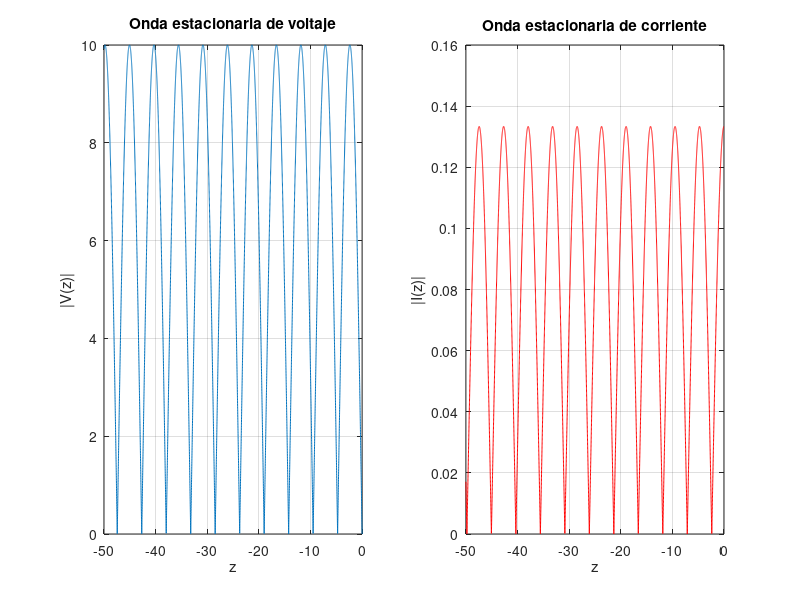

This chart was generated by the following MATLAB code:
clear;clc;clf

Zo=75;
L=50;
Zl=0;
E_r=2.5;
f=20e6;
A=5;
z=-L:L/10000:0;
Lambda=3e8/(sqrt(E_r)*f);
Ro_l=(Zl-Zo)/(Zl+Zo);
B=A*Ro_l;
Betta=(2*pi)/Lambda;
tetta=pi;

V_z=A.*sqrt(1+(2*abs(Ro_l)).*cos(2*Betta.*z+tetta)+abs(Ro_l)^2);
I_z=(A/Zo).*sqrt(1-(2*abs(Ro_l)).*cos(2*Betta.*z+tetta)+abs(Ro_l)^2);


subplot(1,2,1)
plot(z,V_z)
grid on
xlabel('z')
ylabel('|V(z)|')
title('Onda estacionaria de voltaje')
subplot(1,2,2)
plot(z,I_z,'r')
grid on
xlabel('z')
ylabel('|I(z)|')
title('Onda estacionaria de corriente')

VoltajeEnLaCarga=V_z(length(V_z))
CorrienteEnLaCarga=I_z(length(I_z))
VSWR=(1+abs(Ro_l))/(1-abs(Ro_l))

%Cuando se grafica la magnitud de la onda estacionaria cuando la línea
%termina en corto podemos apreciar ciertas diferencias. La primera diferencia, y
%la más evidente, es que la forma de la onda estacionaria es diferente respecto a la 
%gráfica de magnitud de voltaje cuando la carga era resistiva o compleja (esto tiene sentido ya que
%en estos dos primeros casos, a lo largo de la línea se tienen impedancias complejas, pero con Zl sólo se tiene 
%impedancias reactivas).
%En los casos donde Zl era puramente reactiva, vemos que las gráficas se
%parecen bastante, ya que en ambos casos a lo largo de la línea se manejan
%impedancias reactivas. 
%Otra diferencia que podemos encontrar respecto a las otras gráficas es que
%el voltaje en la carga es de 0. Esto es lógico debido a que no hay una
%diferencia de potencial. Al tener un voltaje mínimo en la carga, se tendrá
%una corriente máxima en este punto, esto debido a que cuando se tiene un
%mínimo de voltaje se tiene un máximo de corriente.

